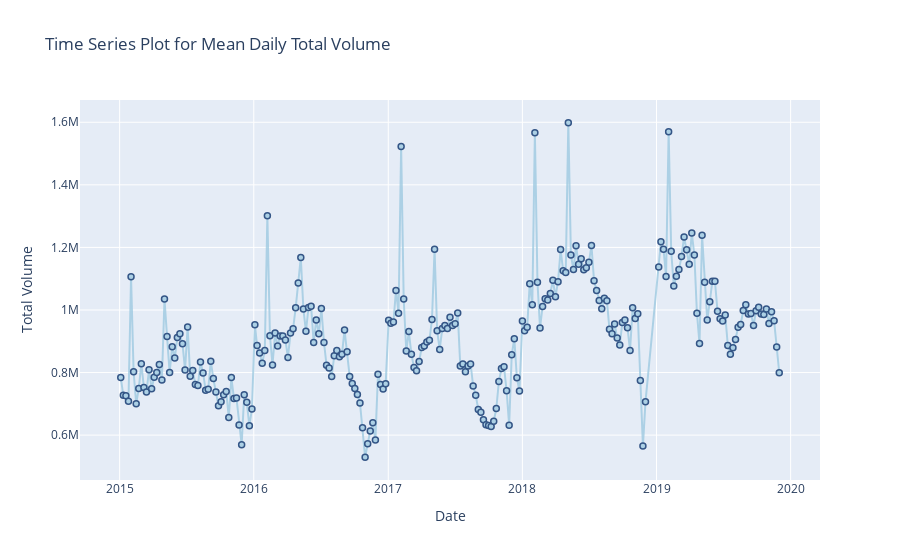

Notebook code for this chart:
### Markdown cell above
The Total Volume sold is also an ineresting time series.

### Code cell
#Let's plot a overall time series for the Average Price.

import plotly
from plotly.offline import init_notebook_mode, iplot
import plotly.graph_objs as go
init_notebook_mode(connected=True)

groupBy_Overall = df.groupby('Date').mean()

scatter = go.Scatter(x=groupBy_Overall['Total Volume'].index, y=groupBy_Overall['Total Volume'],mode='lines+markers',
                    marker=dict(
                                 color='rgb(158,202,225)',
                                 line=dict(
                                 color='rgb(8,48,107)',
                                 width=1.5)),
                                opacity=0.8)
data = [scatter]
layout = go.Layout(title='Time Series Plot for Mean Daily Total Volume',
                  xaxis={'title':'Date'},yaxis={'title':'Total Volume'})

figure = go.Figure(data=data, layout=layout)
iplot(figure)

### Figure 1 — Plotly figure (JSON) as saved in the notebook; plotly's stock layout.template omitted (floating-point values rounded to 4 significant figures; data arrays with more than 128 entries replaced by an {"elided": "..."} marker saying what was removed)
{"data": [{"marker": {"color": "rgb(158,202,225)", "line": {"color": "rgb(8,48,107)", "width": 1.5}}, "mode": "lines+markers", "opacity": 0.8, "type": "scatter", "x": {"elided": "253 str values"}, "y": {"elided": "253 float values"}}], "layout": {"title": {"text": "Time Series Plot for Mean Daily Total Volume"}, "xaxis": {"title": {"text": "Date"}}, "yaxis": {"title": {"text": "Total Volume"}}}}
